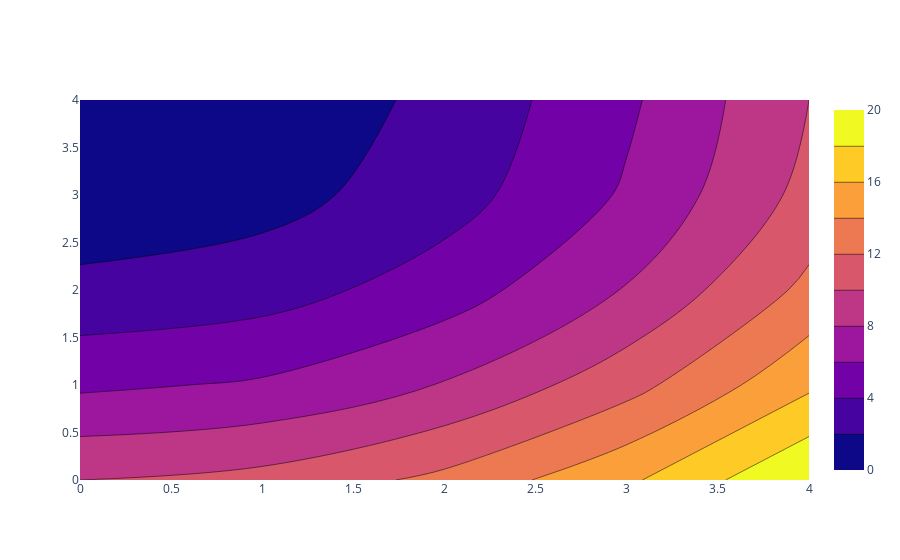

The code cell stored with this chart in its notebook:
### Code cell
data = [
    go.Contour(
    z=[
       [10, 10.625, 12.5, 15.625, 20],
       [5.625, 6.25, 8.125, 11.25, 15.625],
       [2.5, 3.125, 5., 8.125, 12.5],
       [0.625, 1.25, 3.125, 6.25, 10.625],
       [0, 0.625, 2.5, 5.625, 10]
      ]
    )
]
iplot(data)

### Figure 1 — Plotly figure (JSON) as saved in the notebook; plotly's stock layout.template omitted (floating-point values rounded to 4 significant figures)
{"data": [{"type": "contour", "z": [[10, 10.62, 12.5, 15.62, 20], [5.625, 6.25, 8.125, 11.25, 15.62], [2.5, 3.125, 5, 8.125, 12.5], [0.625, 1.25, 3.125, 6.25, 10.62], [0, 0.625, 2.5, 5.625, 10]]}], "layout": {}}
